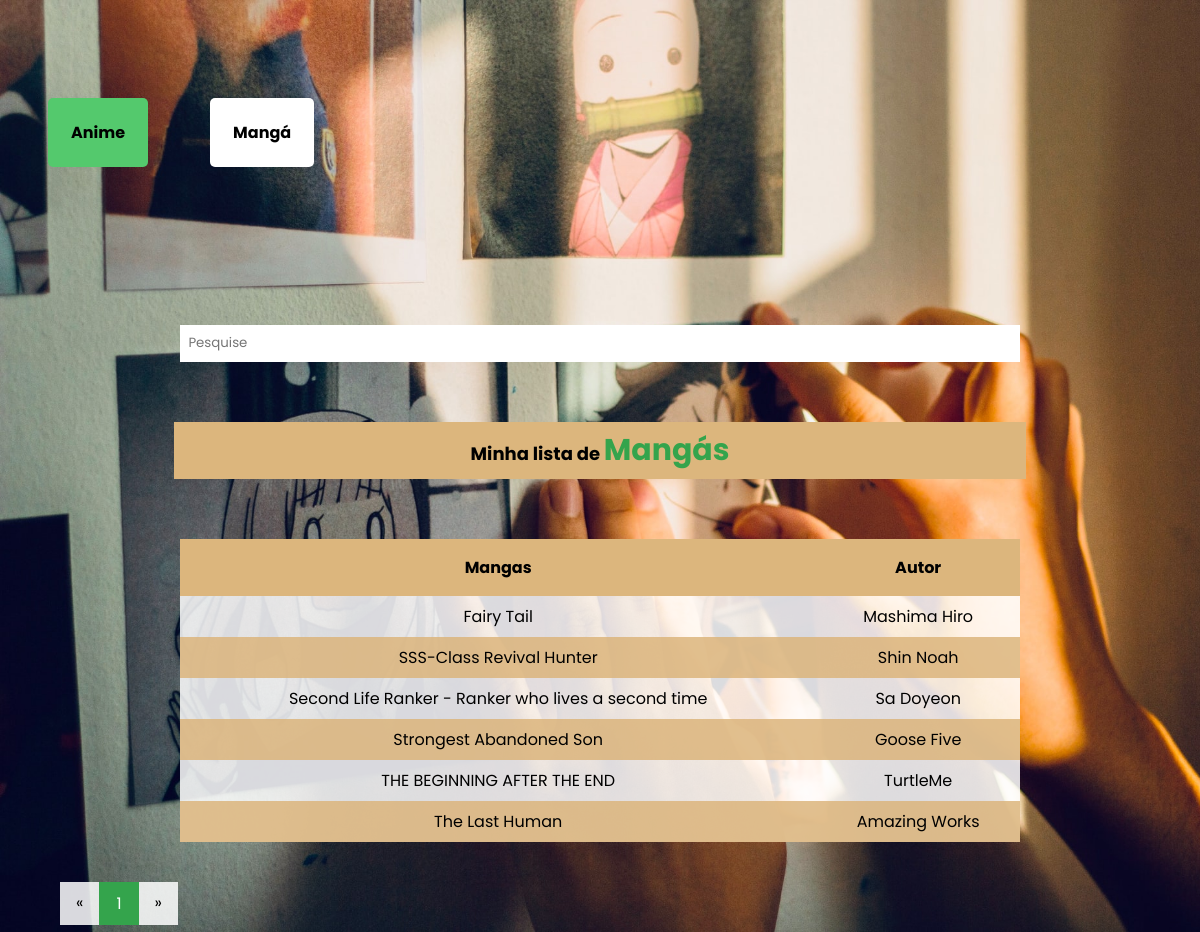
Page /manga/ on the committed database.
### anime/models.py (models this page shows, shortened)
class Manga(models.Model):
    nome = models.CharField(max_length=150)
    nome_alternativo = models.CharField(max_length=150, blank=True)
    ano_lancamento = models.DateField(default=timezone.now)
    autor = models.ForeignKey(Autor, on_delete=models.DO_NOTHING, default=4)
    foto = models.ImageField(blank=True, upload_to='fotos/fotos_manga/%Y%m%d')
    imagem_url = models.URLField(blank=True)
    '''def autores(self):
        return ','.join([autor.nome for autor in self.autor.all])'''

class Autor(models.Model):
    nome = models.CharField(max_length=100)
    def __str__(self):
        return self.nome

### anime/views.py (the view)
# urls.py: path('manga/', views.manga, name='manga'),
def manga(request):
    mangas = Manga.objects.order_by('nome')
    paginator = Paginator(mangas, 10)
    page = request.GET.get('p')
    mangas = paginator.get_page(page)
    return render(request, 'animes/manga.html', {
        'mangas': mangas
    })

### anime/templates/animes/manga.html (shortened to what this page needs)
{% load static %}
<!DOCTYPE html>
<html lang="pt">
<head>
    <link rel="stylesheet" href="{% static './estilo_img/anime.css' %}">
</head>
<body>
    <nav>
        <a href="{% url 'index' %}" id="menu_anime">Anime</a>
        <a href="{% url 'manga' %}" id="menu_manga">Mangá</a>
    </nav>
    <div id="div_de_pesquisa">
        <form method="get" action="{% url 'manga_busca' %}">
            <input type="search" name="termo" id="bara_de_pesquisa" placeholder="Pesquise">
        </form>
    </div>
    <p>Minha lista de <span>Mangás</span></p>
    <table>
        <thead>
            <tr>
                <th>Mangas</th>
                <th>Autor</th>
            </tr>
        </thead>
        <tbody>
            {% for manga in mangas %}
            <tr>
                <td><a href="{% url 'manga_detalhe' manga.id %}">{{manga.nome}}</a></td>
                <td>{{ manga.autor }}</td>
            </tr>
            {% endfor %}
        </tbody>
    </table>
    <div class="pagination">
        <a href="#">&laquo;</a>
        {% for pagina in mangas.paginator.page_range %}
            <a {% if mangas.number == pagina %} class="active" {% endif %} href="?p={{ pagina }}">{{pagina}}</a>
        {% endfor %}
        <a href="#">&raquo;</a>
    </div>
</body>
</html>

### templates/static/estilo_img/anime.css (style rules this page uses)
* { font-family: 'Poppins', sans-serif; margin: 0; }
body { background-image: url(./imagens/haikkyu.jpg); background-color: #4b3e3eb2; background-repeat: no-repeat; background-attachment: fixed; background-size: cover; }
nav { margin: 10% auto 15% 4%; }
#menu_manga { margin-left: 05%; }
nav a { text-decoration: none; background-color: #fff; padding: 2%; border-radius: 5px; font-weight: bold; color: #000; }
#menu_anime { background-color: #54C96D; }
#div_de_pesquisa { width: 100%; display: flex; }
form { margin: auto; width: 70%; }
input[type="search"] { border-style: none; width: 100%; padding: 1%; }
h1, p { background-color: rgba(220, 182, 125, 1); width: 70%; margin: 5% auto; padding: 0.5%; font-weight: bold; text-align: center; font-size: large; }
span { color: rgba(52, 164, 76, 1); font-size: 30px; }
table { width: 70%; margin: 3% auto 5vh auto; border-collapse: collapse;background-color: rgba(255, 255, 255, 0.85); }
th { background-color: rgba(220, 182, 125, 1); padding: 1rem; }
tbody td { padding: 0.5rem; }
td { text-align: center; }
tr a { text-decoration: none; color: #000; }
tr:nth-child(even) { background-color: rgba(220, 182, 125, 0.85); }
.pagination { display: inline-block; background-color:rgba(255, 255, 255, 0.85); margin: auto auto auto 5%; }
.pagination a { color: black; float: left; padding: 8px 16px; text-decoration: none; border: none; }
.pagination a.active { background-color: rgba(52, 164, 76); color: white; border: 1px solid rgba(52, 164, 76); }
.pagination a:first-child { border-top-left-radius: 5px; border-bottom-left-radius: 5px; }
.pagination a:last-child { border-top-right-radius: 5px; border-bottom-right-radius: 5px; }

### rows in the picture
Manga: nome "Fairy Tail", autor "Mashima Hiro"
Manga: nome "SSS-Class Revival Hunter", autor "Shin Noah"
Manga: nome "Second Life Ranker - Ranker who lives a second time", autor "Sa Doyeon"
Manga: nome "Strongest Abandoned Son", autor "Goose Five"
Manga: nome "THE BEGINNING AFTER THE END", autor "TurtleMe"
Manga: nome "The Last Human", autor "Amazing Works"

### other values in the picture
{{ pagina }} "1"
